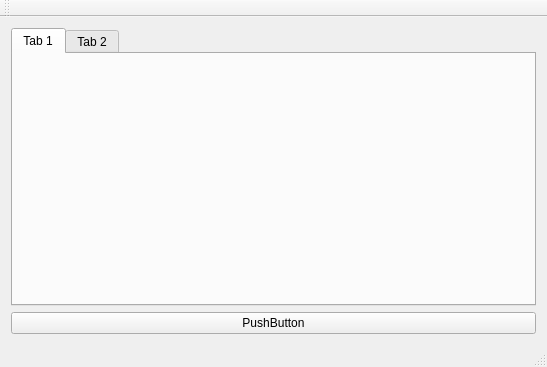
<?xml version="1.0" encoding="UTF-8"?>
<ui version="4.0">
 <class>MainWindow</class>
 <widget class="QMainWindow" name="MainWindow">
  <property name="geometry">
   <rect>
    <x>0</x>
    <y>0</y>
    <width>547</width>
    <height>367</height>
   </rect>
  </property>
  <property name="windowTitle">
   <string>MainWindow</string>
  </property>
  <widget class="QWidget" name="centralWidget">
   <property name="sizePolicy">
    <sizepolicy hsizetype="Preferred" vsizetype="Preferred">
     <horstretch>0</horstretch>
     <verstretch>0</verstretch>
    </sizepolicy>
   </property>
   <property name="maximumSize">
    <size>
     <width>892</width>
     <height>16777215</height>
    </size>
   </property>
   <layout class="QVBoxLayout" name="verticalLayout_3">
    <item>
     <widget class="QTabWidget" name="tabWidget">
      <widget class="QWidget" name="tab">
       <attribute name="title">
        <string>Tab 1</string>
       </attribute>
       <layout class="QVBoxLayout" name="verticalLayout_2"/>
      </widget>
      <widget class="QWidget" name="tab_2">
       <attribute name="title">
        <string>Tab 2</string>
       </attribute>
      </widget>
     </widget>
    </item>
    <item>
     <widget class="QPushButton" name="pushButton">
      <property name="text">
       <string>PushButton</string>
      </property>
     </widget>
    </item>
   </layout>
  </widget>
  <widget class="QMenuBar" name="menuBar">
   <property name="geometry">
    <rect>
     <x>0</x>
     <y>0</y>
     <width>547</width>
     <height>25</height>
    </rect>
   </property>
  </widget>
  <widget class="QToolBar" name="mainToolBar">
   <attribute name="toolBarArea">
    <enum>TopToolBarArea</enum>
   </attribute>
   <attribute name="toolBarBreak">
    <bool>false</bool>
   </attribute>
  </widget>
  <widget class="QStatusBar" name="statusBar"/>
 </widget>
 <layoutdefault spacing="6" margin="11"/>
 <resources/>
 <connections/>
</ui>
